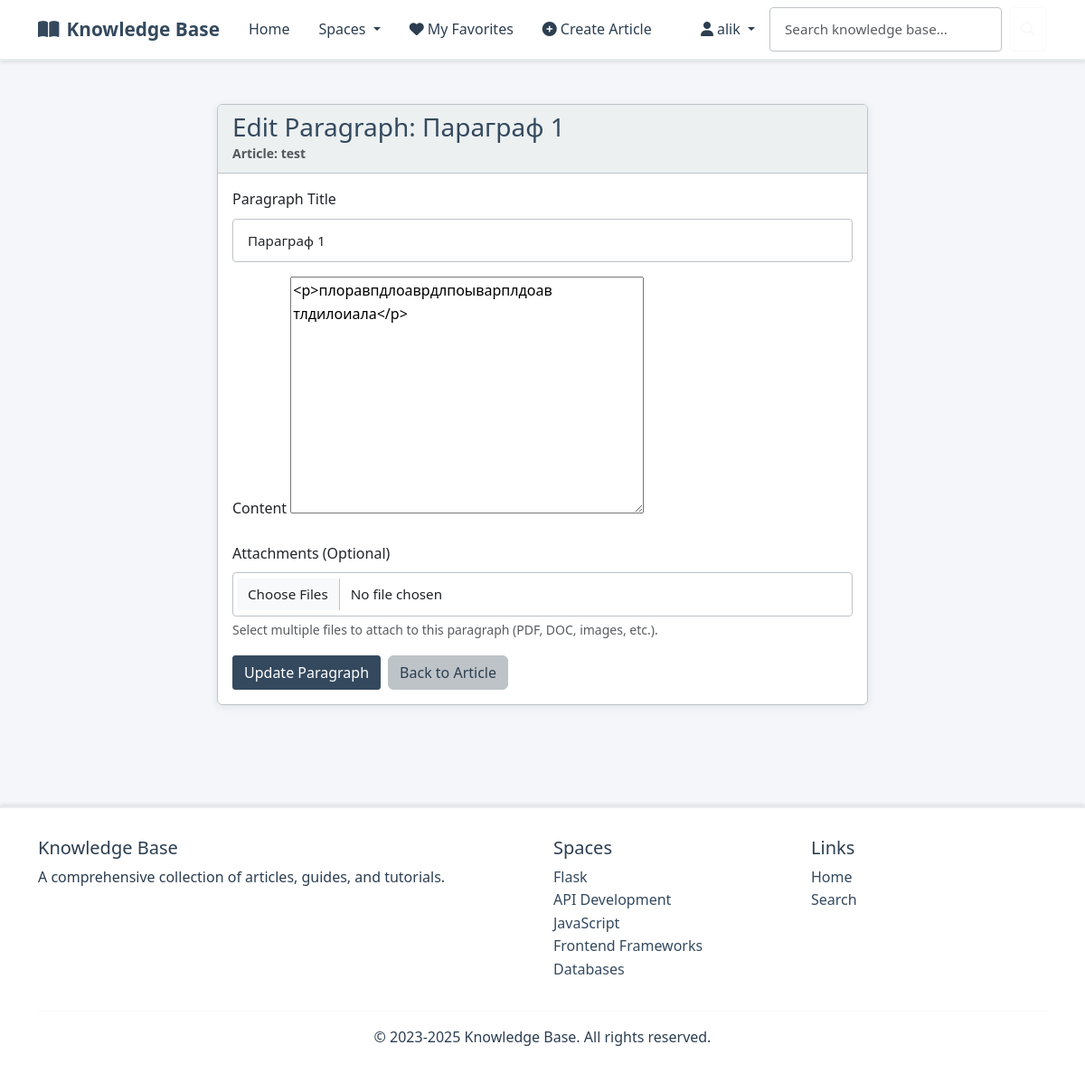
/paragraph/3/edit/ (signed in), run on the app's committed database.
### kb/models.py (models this page shows, shortened)
class Article(models.Model):
    title = models.CharField(max_length=200)
    summary = models.TextField()
    space = models.ForeignKey(Space, on_delete=models.CASCADE, related_name='articles')
    author = models.ForeignKey(User, on_delete=models.CASCADE, related_name='articles', null=True, blank=True)
    tags = models.JSONField(default=list)
    created_at = models.DateField(default=timezone.now)
    updated_at = models.DateField(default=timezone.now)

class ArticleParagraph(models.Model):
    article = models.ForeignKey(Article, on_delete=models.CASCADE, related_name='paragraphs')
    title = models.CharField(max_length=200)
    content = HTMLField()
    order = models.PositiveIntegerField(default=0)
    created_at = models.DateTimeField(auto_now_add=True)
    updated_at = models.DateTimeField(auto_now=True)
    class Meta:
        ordering = ['order']

class Space(models.Model):
    ICON_CHOICES = [
        ('fas fa-folder', 'Folder'),
        ('fas fa-book', 'Book'),
        ('fas fa-lightbulb', 'Lightbulb'),
        ('fas fa-cog', 'Settings'),
        ('fas fa-rocket', 'Rocket'),
        ('fas fa-star', 'Star'),
        ('fas fa-heart', 'Heart'),
        ('fas fa-trophy', 'Trophy'),
        ('fas fa-graduation-cap', 'Education'),
        ('fas fa-code', 'Code'),
        ('fas fa-database', 'Database'),
        ('fas fa-shield-alt', 'Security'),
        ('fas fa-users', 'Team'),
        ('fas fa-chart-line', 'Analytics'),
        ('fas fa-puzzle-piece', 'Puzzle'),
        ('fas fa-tools', 'Tools'),
        ('fas fa-globe', 'Global'),
        ('fas fa-mobile-alt', 'Mobile'),
        ('fas fa-cloud', 'Cloud'),
        ('fas fa-fire', 'Fire'),
    ]
    name = models.CharField(max_length=100)
    description = models.TextField()
    label = models.ForeignKey(Label, on_delete=models.SET_NULL, null=True, blank=True, related_name='spaces')
    icon = models.CharField(max_length=50, choices=ICON_CHOICES, default='fas fa-folder')
    class Meta:
        verbose_name_plural = "Spaces"

### kb/views.py (the view)
# urls.py: path('paragraph/<int:paragraph_id>/edit/', views.edit_paragraph, name='edit_paragraph'),
@login_required
def edit_paragraph(request, paragraph_id):
    paragraph = get_object_or_404(ArticleParagraph, id=paragraph_id)
    article = paragraph.article
    if article.author != request.user:
        messages.error(request, "You don't have permission to edit this paragraph.")
        return redirect('article_detail', article_id=article.id)
    if request.method == 'POST':
        form = ParagraphForm(request.POST, instance=paragraph)
        if form.is_valid():
            form.save()
            files = request.FILES.getlist('attachments')
            for file in files:
                ParagraphAttachment.objects.create(
                    paragraph=paragraph,
                    file=file,
                    original_name=file.name
                )
            messages.success(request, "Paragraph updated successfully.")
            return redirect('edit_article', article_id=article.id)
    else:
        form = ParagraphForm(instance=paragraph)
    return render(request, 'paragraph_form.html', {
        'form': form,
        'paragraph': paragraph,
        'article': article,
        'title': f'Edit Paragraph: {paragraph.title}',
        'submit_text': 'Update Paragraph'
    })

### kb/forms.py (shortened to what this page needs)
class ParagraphForm(forms.ModelForm):
    class Meta:
        model = ArticleParagraph
        fields = ('title', 'content')
        widgets = {
            'title': forms.TextInput(attrs={'class': 'form-control', 'placeholder': 'Paragraph title'}),
            'content': forms.Textarea(attrs={'class': 'tinymce', 'required': False}),
        }
    class Media:
        css = {
            'all': ('https://cdnjs.cloudflare.com/ajax/libs/tinymce/6.4.2/skins/ui/oxide-dark/skin.min.css',)
        }
        js = (
            'https://cdnjs.cloudflare.com/ajax/libs/tinymce/6.4.2/tinymce.min.js',
        )

### kb/context_processors.py (called while the page is built)
def categories_processor(request):
    return {
        'spaces': Space.objects.all()
    }

### templates/paragraph_form.html (shortened to what this page needs)
{% extends 'layout.html' %}
{% load static %}
{% block content %}
<div class="container py-4">
    <div class="row justify-content-center">
        <div class="col-lg-8">
            <div class="card">
                <div class="card-header">
                    <h3 class="mb-0">{{ title }}</h3>
                    <small class="text-muted">Article: {{ article.title }}</small>
                </div>
                <div class="card-body">
                    <form method="post" enctype="multipart/form-data" id="paragraphForm">
                        <div class="mb-3">
                            <label for="id_title" class="form-label">Paragraph Title</label>
                            {{ form.title }}
                        </div>
                        <div class="mb-3">
                            <label for="id_content" class="form-label">Content</label>
                            {{ form.content }}
                        </div>
                        <div class="mb-3">
                            <label for="id_attachments" class="form-label">Attachments (Optional)</label>
                            <input type="file" name="attachments" class="form-control" multiple>
                            <div class="form-text">Select multiple files to attach to this paragraph (PDF, DOC, images, etc.).</div>
                        </div>
                        <div class="d-flex gap-2">
                            <button type="submit" class="btn btn-primary">{{ submit_text }}</button>
                            <a href="{% url 'edit_article' article_id=article.id %}" class="btn btn-secondary">Back to Article</a>
                        </div>
                    </form>
                </div>
            </div>
        </div>
    </div>
</div>
{% endblock %}

### templates/layout.html (shortened to what this page needs)
{% load static %}
<!DOCTYPE html>
<html lang="en">
<head>
    <link href="https://cdn.jsdelivr.net/npm/bootstrap@5.3.0/dist/css/bootstrap.min.css" rel="stylesheet">
    <link rel="stylesheet" href="https://cdnjs.cloudflare.com/ajax/libs/font-awesome/6.4.0/css/all.min.css">
    <link rel="stylesheet" href="https://cdnjs.cloudflare.com/ajax/libs/highlight.js/11.7.0/styles/github-dark.min.css">
    <link rel="stylesheet" href="{% static 'css/custom.css' %}">
</head>
<body>
    <nav class="navbar navbar-expand-lg" style="background-color: #ffffff; border-bottom: 2px solid #e9ecef; box-shadow: 0 2px 4px rgba(0,0,0,0.1);">
        <div class="container">
            <a class="navbar-brand" href="{% url 'index' %}">
                <i class="fas fa-book-open me-2"></i>Knowledge Base
            </a>
            <div class="collapse navbar-collapse" id="navbarMain">
                <ul class="navbar-nav me-auto">
                    <li class="nav-item">
                        <a class="nav-link {% if request.path == '/' %}active{% endif %}" href="{% url 'index' %}">Home</a>
                    </li>
                    <li class="nav-item dropdown">
                        <a class="nav-link dropdown-toggle" href="#" id="spacesDropdown" role="button" data-bs-toggle="dropdown" aria-expanded="false">
                            Spaces
                        </a>
                    </li>
                    {% if user.is_authenticated %}
                    <li class="nav-item">
                        <a class="nav-link {% if request.path == '/my-favorites/' %}active{% endif %}" href="{% url 'my_favorites' %}">
                            <i class="fas fa-heart me-1"></i>My Favorites
                        </a>
                    </li>
                    <li class="nav-item">
                        <a class="nav-link {% if request.path == '/article/create/' %}active{% endif %}" href="{% url 'create_article' %}">
                            <i class="fas fa-plus-circle me-1"></i>Create Article
                        </a>
                    </li>
                    {% endif %}
                </ul>
                <ul class="navbar-nav ms-auto">
                    {% if user.is_authenticated %}
                    <li class="nav-item dropdown">
                        <a class="nav-link dropdown-toggle" href="#" id="userDropdown" role="button" data-bs-toggle="dropdown" aria-expanded="false">
                            <i class="fas fa-user me-1"></i>{{ user.username }}
                        </a>
                    </li>
                    {% endif %}
                </ul>
                <div class="d-flex position-relative">
                    <form id="searchForm" class="d-flex" action="{% url 'search' %}" method="get">
                        <input id="searchInput" class="form-control me-2" type="search" placeholder="Search knowledge base..." aria-label="Search" name="q">
                        <button class="btn btn-outline-light" type="submit">
                            <i class="fas fa-search"></i>
                        </button>
                    </form>
                </div>
            </div>
        </div>
    </nav>
    <main class="container py-4">
        {% block content %}{% endblock %}
    </main>
    <footer class="footer">
        <div class="container">
            <div class="row">
                <div class="col-md-6">
                    <h5>Knowledge Base</h5>
                    <p>A comprehensive collection of articles, guides, and tutorials.</p>
                </div>
                <div class="col-md-3">
                    <h5>Spaces</h5>
                    <ul class="list-unstyled">
                        {% for space in spaces %}
                        <li><a href="{% url 'space_detail' space_id=space.id %}" class="text-decoration-none" style="color: var(--primary-corporate);">{{ space.name }}</a></li>
                        {% endfor %}
                    </ul>
                </div>
                <div class="col-md-3">
                    <h5>Links</h5>
                    <ul class="list-unstyled">
                        <li><a href="{% url 'index' %}" class="text-decoration-none" style="color: var(--primary-corporate);">Home</a></li>
                        <li><a href="{% url 'search' %}" class="text-decoration-none" style="color: var(--primary-corporate);">Search</a></li>
                    </ul>
                </div>
            </div>
            <hr style="border-color: #e9ecef;">
            <div class="text-center">
                <p>&copy; 2023-2025 Knowledge Base. All rights reserved.</p>
            </div>
        </div>
    </footer>
</body>
</html>

### static/css/custom.css (style rules this page uses)
:root { --primary-corporate: #34495e; --secondary-corporate: #2c3e50; --accent-corporate: #3498db; --success-corporate: #27ae60; --warning-corporate: #f39c12; --danger-corporate: #e74c3c; --light-corporate: #ecf0f1; --dark-corporate: #2c3e50; --background-corporate: #f4f6f9; --text-corporate: #2c3e50; --border-corporate: #bdc3c7; --shadow-corporate: rgba(52, 73, 94, 0.1); }
body { background-color: var(--background-corporate); color: var(--text-corporate); font-family: 'Segoe UI', Tahoma, Geneva, Verdana, sans-serif; line-height: 1.6; }
.navbar-brand { color: var(--primary-corporate) !important; font-weight: 600; font-size: 1.3rem; }
.navbar-nav .nav-link { color: var(--text-corporate) !important; font-weight: 500; padding: 0.5rem 1rem !important; transition: all 0.3s ease; border-radius: 4px; }
.btn-primary { background-color: var(--primary-corporate); border-color: var(--primary-corporate); font-weight: 500; border-radius: 3px; }
.btn-secondary { background-color: var(--border-corporate); border-color: var(--border-corporate); color: var(--text-corporate); }
.card { background-color: #ffffff; border: 1px solid var(--border-corporate); border-radius: 6px; box-shadow: 0 2px 8px var(--shadow-corporate); transition: all 0.3s ease; }
.card-header { background-color: var(--light-corporate); border-bottom: 1px solid var(--border-corporate); font-weight: 600; color: var(--primary-corporate); }
.form-control { border: 1px solid var(--border-corporate); border-radius: 4px; padding: 0.75rem 1rem; font-size: 0.95rem; }
.footer { margin-top: 4rem; padding: 2rem 0; border-top: 1px solid var(--bs-border-color); }
.footer { margin-top: 4rem; padding: 2rem 0; background-color: #ffffff; color: var(--text-corporate); border-top: 2px solid #e9ecef; box-shadow: 0 -2px 4px rgba(0,0,0,0.1); }

### data on the page
Article: title "test"
ArticleParagraph: title "Параграф 1", content "<p>плоравпдлоаврдлпоыварплдоав тлдилоиала</p>"
Space: name "Flask"
Space: name "API Development"
Space: name "JavaScript"
Space: name "Frontend Frameworks"
Space: name "Databases"

### other printed values
{{ user.username }} "alik"
{{ title }} "Edit Paragraph: Параграф 1"
{{ submit_text }} "Update Paragraph"
